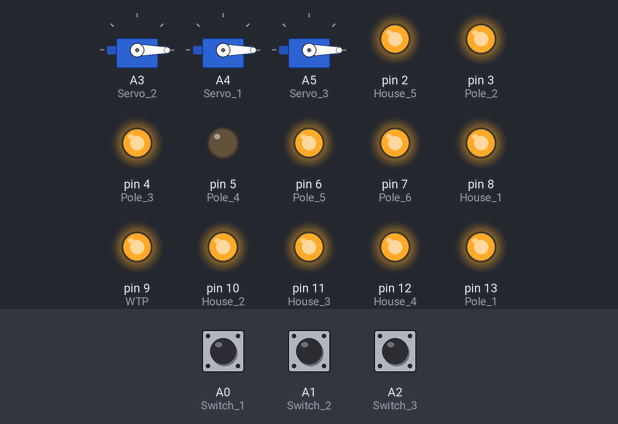
Simulated run of this sketch. Board: Arduino Uno, built with avr-gcc and run on an emulated ATmega328P. Shown: 3 × servo, output pins drawn as LEDs (lit = HIGH). The inputs (shaded band) are chosen by the test bench; at power-on: A0 (Switch_1) HIGH, A1 (Switch_2) HIGH, A2 (Switch_3) HIGH.

Above: at 1.2 s.
1.3 s: A0 (Switch_1) pulled LOW for 3.2 s
At 3.8 s:
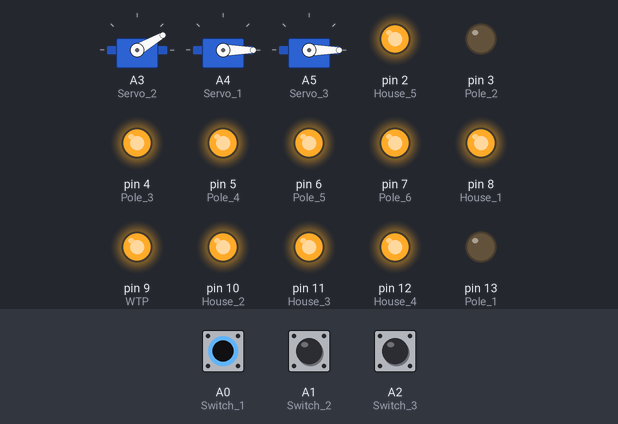
6.3 s: A1 (Switch_2) pulled LOW for 0.15 s
At 7.8 s:
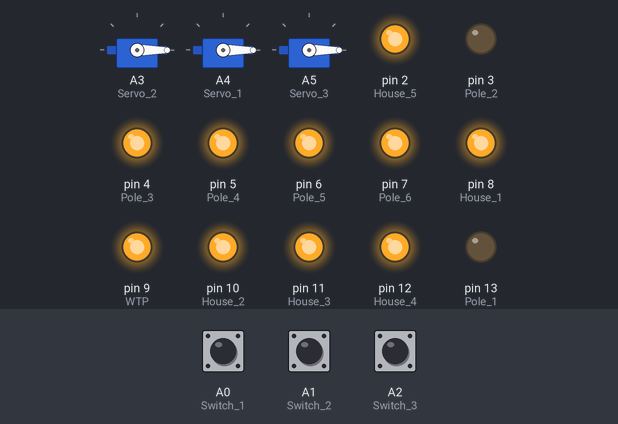
8.8 s: A2 (Switch_3) pulled LOW for 0.15 s
At 10.7 s:
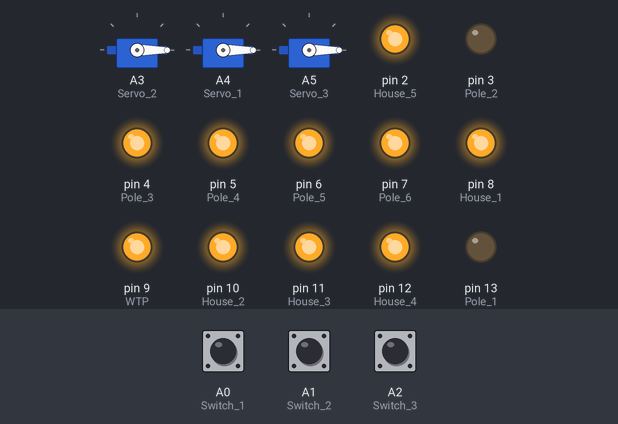
11.3 s: A1 (Switch_2) pulled LOW for 3.2 s
At 13.9 s:
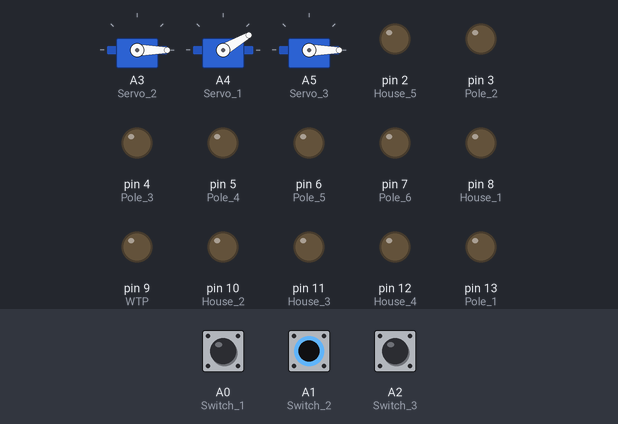
16.3 s: A2 (Switch_3) pulled LOW for 3.2 s
At 19.0 s:
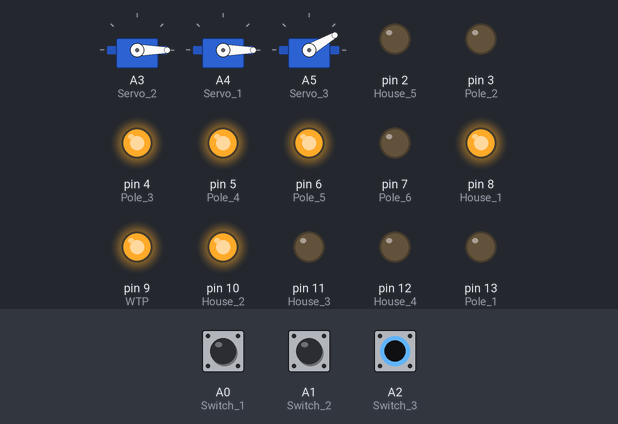
21.3 s: A0 (Switch_1) pulled LOW for 0.15 s
At 22.6 s:
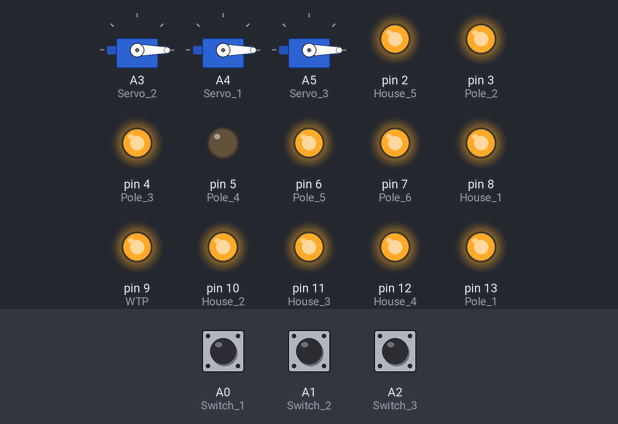
Timing chart, 0 to 24.3 s (numbered marks = the images above; inputs shaded):
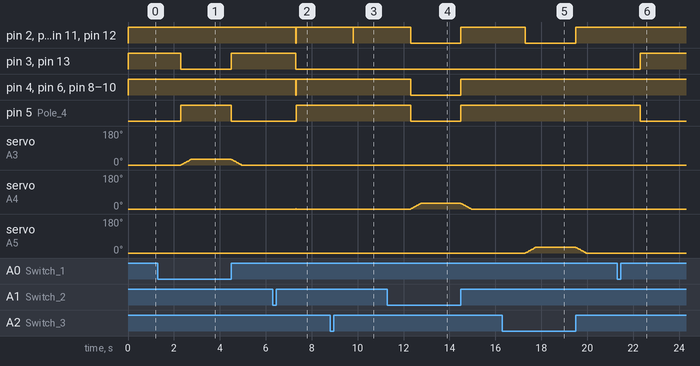

The sketch:

Microgrid_v1.ino
```cpp
/*
  Integrated Fault Detection + Servo Control
  -------------------------------------------
  Monitors three digital fault inputs: Zone 1a (pin 12), Zone 1b (pin 11), Zone 2 (pin 13).
  On fault: corresponding servo slowly moves to FAULT_ANGLE.
  On clear: servo slowly returns to HOME_ANGLE.
  Serial commands move the servo incrementally to a target angle.

  Wiring:
    Fault Input Zone 1a          → Pin 12  (INPUT_PULLUP; short to GND to trigger)
    Fault Input Zone 1b          → Pin 11  (INPUT_PULLUP; short to GND to trigger)
    Fault Input Zone 2           → Pin 13  (INPUT_PULLUP; short to GND to trigger)
    Servo 1a Signal              → Pin 9
    Servo 1b Signal              → Pin 10
    Servo 2  Signal              → Pin 6
    Servo Power  (red)           → 5V
    Servo Ground (brown/black)   → GND

  Serial Commands:
    0–90 : Move to angle
    r    : Return to home (0 deg)
    c    : Move to center (45 deg)
*/

#include <Servo.h>

#define Pole_1 13 // Between sub and islanding point
#define Pole_2 3 // Between sub and islanding point
#define Pole_3 4 // Islanding pole
#define Pole_4 5 // BESS pole
#define Pole_5 6 // End of zone 1
#define Pole_6 7 // Zone 2
#define WTP 9 // Water treatment plant
#define House_1 8 // Misc load 1
#define House_2 10 // Misc load 2
#define House_3 11 // Residential area
#define House_4 12 // Residential area
#define House_5 2 // Residential area

// ── Pin assignments ────────────────────────────────────────────────
const int Switch_1 = A0;
const int Switch_2 = A1;
const int Switch_3  = A2;
const int Servo_1 = A4;
const int Servo_2 = A3;
const int Servo_3  = A5;

// ── Servo parameters ───────────────────────────────────────────────
const int MIN_ANGLE   = 0;
const int MAX_ANGLE   = 90;
const int FAULT_ANGLE = 30;
const int HOME_ANGLE  = 0;
const int STEP_DELAY  = 5;   // ms between each 1° step — increase to slow down further

// ── State variables ────────────────────────────────────────────────
Servo servoTree1a;
Servo servoTree1b;
Servo servoTree2;

int  currentAngle1a = HOME_ANGLE;
int  targetAngle1a  = HOME_ANGLE;
int  currentAngle1b = HOME_ANGLE;
int  targetAngle1b  = HOME_ANGLE;
int  currentAngle2  = HOME_ANGLE;
int  targetAngle2   = HOME_ANGLE;

bool faultActive1a = false;
bool faultActive1b = false;
bool faultActive2  = false;

// ══════════════════════════════════════════════════════════════════
void setup() {

  pinMode(Pole_1, OUTPUT);
  pinMode(Pole_2, OUTPUT);
  pinMode(Pole_3, OUTPUT);
  pinMode(Pole_4, OUTPUT);
  pinMode(Pole_5, OUTPUT);
  pinMode(Pole_6, OUTPUT);
  pinMode(WTP, OUTPUT);
  pinMode(House_1, OUTPUT);
  pinMode(House_2, OUTPUT);
  pinMode(House_3, OUTPUT);
  pinMode(House_4, OUTPUT);
  pinMode(House_5, OUTPUT);

  // inital state, loads are powered by the substation
  digitalWrite(Pole_1, HIGH);
  digitalWrite(Pole_2, HIGH);
  digitalWrite(Pole_3, HIGH);
  digitalWrite(Pole_4, LOW);
  digitalWrite(Pole_5, HIGH);
  digitalWrite(Pole_6, HIGH);
  digitalWrite(WTP, HIGH);
  digitalWrite(House_1, HIGH);
  digitalWrite(House_2, HIGH);
  digitalWrite(House_3, HIGH);
  digitalWrite(House_4, HIGH);
  digitalWrite(House_5, HIGH);

  pinMode(Switch_1, INPUT_PULLUP);
  pinMode(Switch_2, INPUT_PULLUP);
  pinMode(Switch_3,  INPUT_PULLUP);

  servoTree1a.attach(Servo_2);
  servoTree1a.write(HOME_ANGLE);

  servoTree1b.attach(Servo_1);
  servoTree1b.write(HOME_ANGLE);

  servoTree2.attach(Servo_3);
  servoTree2.write(HOME_ANGLE);

}

// ══════════════════════════════════════════════════════════════════
void loop() {
  checkFault();
  stepTowardsTarget();
  delay(10);
}

// ══════════════════════════════════════════════════════════════════
// Moves one degree toward targetAngle each call
// ══════════════════════════════════════════════════════════════════
void stepTowardsTarget() {
  bool moved = false;

  if (currentAngle1a != targetAngle1a) {
    currentAngle1a += (currentAngle1a < targetAngle1a) ? 1 : -1;
    servoTree1a.write(currentAngle1a);
    moved = true;
  }

  if (currentAngle1b != targetAngle1b) {
    currentAngle1b += (currentAngle1b < targetAngle1b) ? 1 : -1;
    servoTree1b.write(currentAngle1b);
    moved = true;
  }

  if (currentAngle2 != targetAngle2) {
    currentAngle2 += (currentAngle2 < targetAngle2) ? 1 : -1;
    servoTree2.write(currentAngle2);
    moved = true;
  }

  if (moved) delay(STEP_DELAY);
}

// ══════════════════════════════════════════════════════════════════
// Fault detection — trips or clears servo targets
// ══════════════════════════════════════════════════════════════════
void checkFault() {
  bool pinFaulted1a = (digitalRead(Switch_1) == LOW);
  bool pinFaulted1b = (digitalRead(Switch_2) == LOW);
  bool pinFaulted2  = (digitalRead(Switch_3)  == LOW);

  // ── Zone 1a ──
  if (pinFaulted1a && !faultActive1a) {
    faultActive1a = true;
    targetAngle1a = FAULT_ANGLE;
    // Microgrid in islanded operation
    delay(1000);
    digitalWrite(Pole_1, LOW);
    digitalWrite(Pole_2, LOW);
    digitalWrite(Pole_3, HIGH);
    digitalWrite(Pole_4, HIGH);
    digitalWrite(Pole_5, HIGH);
    digitalWrite(Pole_6, HIGH);
    digitalWrite(WTP, HIGH);
    digitalWrite(House_1, HIGH);
    digitalWrite(House_2, HIGH);
    digitalWrite(House_3, HIGH);
    digitalWrite(House_4, HIGH);
    digitalWrite(House_5, HIGH);
  } else if (!pinFaulted1a && faultActive1a) {
    faultActive1a = false;
    targetAngle1a = HOME_ANGLE;
    digitalWrite(Pole_1, HIGH);
    digitalWrite(Pole_2, HIGH);
    digitalWrite(Pole_3, HIGH);
    digitalWrite(Pole_4, LOW);
    digitalWrite(Pole_5, HIGH);
    digitalWrite(Pole_6, HIGH);
    digitalWrite(WTP, HIGH);
    digitalWrite(House_1, HIGH);
    digitalWrite(House_2, HIGH);
    digitalWrite(House_3, HIGH);
    digitalWrite(House_4, HIGH);
    digitalWrite(House_5, HIGH);
  }

  // ── Zone 1b ──
  if (pinFaulted1b && !faultActive1b) {
    faultActive1b = true;
    targetAngle1b = FAULT_ANGLE;
    delay(1000);
    digitalWrite(Pole_1, LOW);
    digitalWrite(Pole_2, LOW);
    digitalWrite(Pole_3, LOW);
    digitalWrite(Pole_4, LOW);
    digitalWrite(Pole_5, LOW);
    digitalWrite(Pole_6, LOW);
    digitalWrite(WTP, LOW);
    digitalWrite(House_1, LOW);
    digitalWrite(House_2, LOW);
    digitalWrite(House_3, LOW);
    digitalWrite(House_4, LOW);
    digitalWrite(House_5, LOW);
  } else if (!pinFaulted1b && faultActive1b) {
    faultActive1b = false;
    targetAngle1b = HOME_ANGLE;
    digitalWrite(Pole_1, LOW);
    digitalWrite(Pole_2, LOW);
    digitalWrite(Pole_3, HIGH);
    digitalWrite(Pole_4, HIGH);
    digitalWrite(Pole_5, HIGH);
    digitalWrite(Pole_6, HIGH);
    digitalWrite(WTP, HIGH);
    digitalWrite(House_1, HIGH);
    digitalWrite(House_2, HIGH);
    digitalWrite(House_3, HIGH);
    digitalWrite(House_4, HIGH);
    digitalWrite(House_5, HIGH);
  }

  // ── Zone 2 ──
  if (pinFaulted2 && !faultActive2) {
    faultActive2 = true;
    targetAngle2 = FAULT_ANGLE;
    delay(1000);
    digitalWrite(Pole_1, LOW);
    digitalWrite(Pole_2, LOW);
    digitalWrite(Pole_3, HIGH);
    digitalWrite(Pole_4, HIGH);
    digitalWrite(Pole_5, HIGH);
    digitalWrite(Pole_6, LOW);
    digitalWrite(WTP, HIGH);
    digitalWrite(House_1, HIGH);
    digitalWrite(House_2, HIGH);
    digitalWrite(House_3, LOW);
    digitalWrite(House_4, LOW);
    digitalWrite(House_5, LOW);
  } else if (!pinFaulted2 && faultActive2) {
    faultActive2 = false;
    targetAngle2 = HOME_ANGLE;
    digitalWrite(Pole_1, LOW);
    digitalWrite(Pole_2, LOW);
    digitalWrite(Pole_3, HIGH);
    digitalWrite(Pole_4, HIGH);
    digitalWrite(Pole_5, HIGH);
    digitalWrite(Pole_6, HIGH);
    digitalWrite(WTP, HIGH);
    digitalWrite(House_1, HIGH);
    digitalWrite(House_2, HIGH);
    digitalWrite(House_3, HIGH);
    digitalWrite(House_4, HIGH);
    digitalWrite(House_5, HIGH);
  }
}
```

Measured:
- after the input at 1.3 s, pin 3 (Pole_2), pin 13 (Pole_1): HIGH → LOW after 1.0 s, → HIGH 2.2 s later; pin 5 (Pole_4): LOW → HIGH after 1.0 s, → LOW 2.2 s later; servo on A3 (Servo_2): rises from 0° to 30° in 0.44 s, then falls to 0° in 2.2 s
- after the input at 6.3 s, pin 2 (House_5): HIGH → LOW after 1.0 s, → HIGH 0.02 s later; pin 3 (Pole_2): HIGH → LOW after 1.0 s
- after the input at 8.8 s, pin 2 (House_5), pin 7 (Pole_6), pin 11 (House_3), pin 12 (House_4): HIGH → LOW after 1.0 s, → HIGH 0.02 s later; servo on A5 (Servo_3): 0° → 1° after 1.0 s, → 0° 0.02 s later
- after the input at 11.3 s, pin 2 (House_5), pin 4 (Pole_3), pin 5 (Pole_4), pin 6 (Pole_5), pin 7 (Pole_6), pin 8 (House_1), pin 9 (WTP), pin 10 (House_2), pin 11 (House_3), pin 12 (House_4): HIGH → LOW after 1.0 s, → HIGH 2.2 s later; servo on A4 (Servo_1): rises from 0° to 30° in 0.44 s, then falls to 0° in 2.2 s
- after the input at 16.3 s, pin 2 (House_5), pin 7 (Pole_6), pin 11 (House_3), pin 12 (House_4): HIGH → LOW after 1.0 s, → HIGH 2.2 s later; servo on A5 (Servo_3): rises from 0° to 30° in 0.44 s, then falls to 0° in 2.2 s
- after the input at 21.3 s, pin 3 (Pole_2), pin 13 (Pole_1): LOW → HIGH after 1.0 s; pin 5 (Pole_4): HIGH → LOW after 1.0 s; servo on A3 (Servo_2): 0° → 1° after 1.0 s, → 0° 0.02 s later
